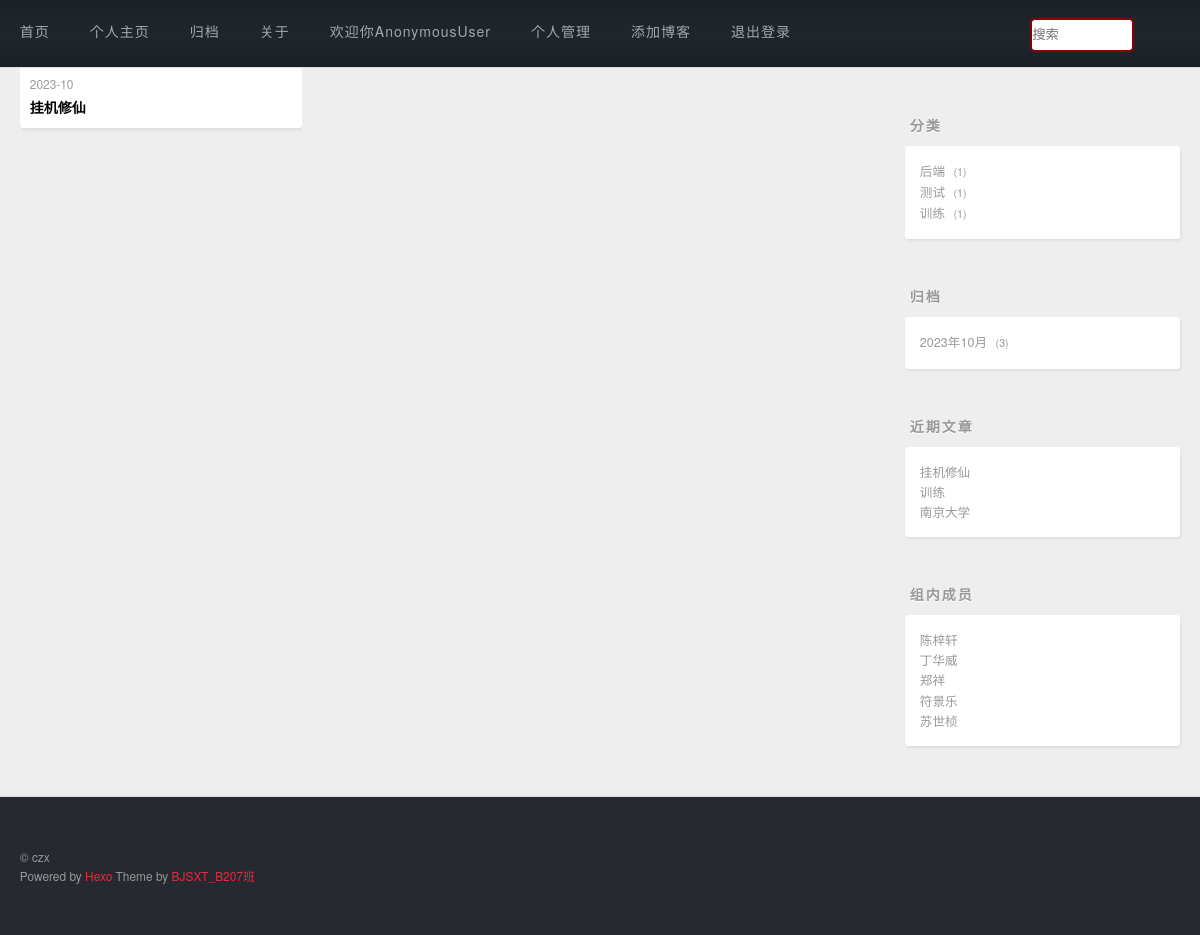
The page /post/category/4 on the database its author committed.
### post/models.py (models this page shows, shortened)
class Post(models.Model):
    user = models.ForeignKey(User, verbose_name='用户名', default=1,on_delete=models.CASCADE)
    title = models.CharField(max_length=100, unique=True, verbose_name='标题')
    desc = models.CharField(max_length=200, verbose_name='简介')
    content = RichTextField(verbose_name='内容')
    created = models.DateTimeField(auto_now_add=True)
    modified = models.DateTimeField(auto_now=True)
    isdelete = models.BooleanField(default=False, verbose_name='是否删除')
    category = models.ForeignKey(Category, verbose_name='所属类别',default=1, on_delete=models.CASCADE)
    tag = models.ManyToManyField(Tag, verbose_name='所属标签')
    class Meta:
        db_table = 't_post'
        verbose_name_plural = '帖子'

### post/views.py (the view)
# urls.py: path('category/<int:category_id>', views.getPostByCid, name='category_posts'),
def getPostByCid(request,category_id=1):
    category_id = int(category_id)
    c_post = Post.objects.filter(category__id=category_id)
    return render(request,'postlist.html',{'c_post':c_post})

### post/plus.py (called while the page is built)
def getRightInfo(request):
    r_cate_post = Post.objects.values('category__cname','category').annotate(c=Count('*')).order_by('-c')
    r_recent_post = Post.objects.order_by('-created')[:3]
    cursor = connection.cursor()
    r_file_post = cursor.execute('select created,count("*") count from t_post GROUP by strftime("%Y-%m",created) order by count desc ')
    return {'r_cate_post':r_cate_post,'r_recent_post':r_recent_post,'r_file_post':r_file_post}

def getHeaderInfo(request):
    user = request.user
    return {'user':user}

### post/templates/postlist.html (shortened to what this page needs)
{% extends 'base.html' %}
{% block main %}
    <div id="main">
        <div class="archives">
            {% for cp in c_post %}
                <article class="archive-article archive-type-post">
                  <div class="archive-article-inner">
                    <header class="archive-article-header">
                    <a href="#" class="archive-article-date">
                         <time>{{ cp.created|date:'Y-m' }}</time>
                    </a>
                     <h1 itemprop="name">
                          <a class="archive-article-title" target="_blank" href="/post/{{ cp.id }}">{{ cp.title }}</a>
                     </h1>
                     </header>
                  </div>
                </article>
            {% empty %}
                无记录
            {% endfor %}
        </div>
    </div>
{% endblock %}

### templates/right.html
<aside id="sidebar">
  <div class="widget-wrap">
    <h3 class="widget-title">分类</h3>
    <div class="widget">
      <ul class="category-list">
        {% for rc in r_cate_post %}
            <li class="category-list-item">
              <a class="category-list-link" href="/post/category/{{ rc.category }}">{{ rc.category__cname }}</a>
              <span class="category-list-count">{{ rc.c }}</span>
            </li>
        {% endfor %}
      </ul>
      </div>
  </div>
  <div class="widget-wrap">
    <h3 class="widget-title">归档</h3>
    <div class="widget">
      <ul class="archive-list">
        {% for rf in r_file_post %}
            <li class="archive-list-item">
              <a class="archive-list-link" href="/post/archive/{{ rf.0|date:'Y' }}/{{ rf.0|date:'m' }}">{{ rf.0|date:'Y' }}年{{ rf.0|date:'m' }}月</a>
              <span class="archive-list-count">{{ rf.1 }}</span>
            </li>
        {% endfor %}
      </ul>
    </div>
  </div>
  <div class="widget-wrap">
    <h3 class="widget-title">近期文章</h3>
    <div class="widget">
      <ul>
        {% for rr in r_recent_post %}
            <li>
                <a href="/post/{{ rr.id }}" target="_blank">{{ rr.title|truncatechars:'10' }}</a>
            </li>
        {% endfor %}
      </ul>
    </div>
  </div>
  <div class="widget-wrap">
    <h3 class="widget-title">组内成员</h3>
    <div class="widget">
      <ul>
          <li>
            <a href="http://www.bjsxt.com/" target="_blank">陈梓轩</a>
          </li>
          <li>
            <a href="http://www.sxt.cn/" target="_blank">丁华威</a>
          </li>
          <li>
            <a href="http://www.bjsxt.com/" target="_blank">郑祥</a>
          </li>
          <li>
            <a href="http://www.bjsxt.com/" target="_blank">符景乐</a>
          </li>
          <li>
            <a href="http://www.bjsxt.com/" target="_blank">苏世桢</a>
          </li>
      </ul>
    </div>
  </div>
</aside>

### static/css/style.css (style rules this page uses)
body { zoom: 1; width: 100%; }
body:before, body:after { content: ""; display: table; }
body:after { clear: both; }
html, body, div, span, applet, object, iframe, h1, h2, h3, h4, h5, h6, p, blockquote, pre, a, abbr, acronym, address, big, cite, code, del, dfn, em, img, ins, kbd, q, s, samp, small, strike, strong, sub, sup, tt, var, dl, dt, dd, ol, ul, li, fieldset, form, label, legend, table, caption, tbody, tfoot, thead, tr, th, td { margin: 0; padding: 0; border: 0; outline: 0; font-weight: inherit; font-style: inherit; font-family: inherit; font-size: 100%; vertical-align: baseline; }
body { line-height: 1; color: #000; background: #fff; }
ol, ul { list-style: none; }
html, body, #container { height: 100%; }
body { background: #eee; font: 14px/1.6em "瀵邦喛钂嬮梿鍛寸拨", "Microsoft Yahei", "Droid Sans", Helvetica Neue, Helvetica, Arial, sans-serif; -webkit-text-size-adjust: 100%; }
@media screen and (min-width: 768px) { #main { display: inline; float: left; width: 73.3333333333333%; margin: 0 0.8333333333333%; } }
.article-date, .article-category-link, .archive-year, .widget-title { text-decoration: none; text-transform: uppercase; letter-spacing: 2px; color: #999; margin-bottom: 1em; margin-left: 5px; line-height: 1em; text-shadow: 0 1px #fff; font-weight: bold; }
.article-inner, .archive-article-inner { background: #fff; -webkit-box-shadow: 1px 2px 3px #ddd; box-shadow: 1px 2px 3px #ddd; -webkit-border-radius: 3px; border-radius: 3px; }
.article-entry ul, .widget ul, .article-entry ol, .widget ol, .article-entry dl, .widget dl { margin: 0 20px; line-height: 1.6em; }
.article-entry ul, .widget ul { list-style: disc; }
.archives { zoom: 1; }
.archives:before, .archives:after { content: ""; display: table; }
.archives:after { clear: both; }
.archives { -webkit-column-gap: 10px; -moz-column-gap: 10px; column-gap: 10px; }
@media screen and (min-width: 768px) { .archives { -webkit-column-count: 3; -moz-column-count: 3; column-count: 3; } }
.archive-article { -webkit-column-break-inside: avoid; page-break-inside: avoid; overflow: hidden; break-inside: avoid-column; }
.archive-article-inner { padding: 10px; margin-bottom: 15px; }
.archive-article-title { text-decoration: none; font-weight: bold; color: #000; -webkit-transition: color 0.2s; -moz-transition: color 0.2s; -o-transition: color 0.2s; -ms-transition: color 0.2s; transition: color 0.2s; line-height: 1.6em; }
.archive-article-date { color: #999; text-decoration: none; font-size: 0.85em; line-height: 1em; margin-bottom: 0.5em; display: block; }
@media screen and (min-width: 768px) { #sidebar { display: inline; float: left; width: 23.3333333333333%; margin: 0 0.8333333333333%; } }
.widget-wrap { margin: 50px 0; }
.widget { color: #777; text-shadow: 0 1px #fff; background: #fff; -webkit-box-shadow: 1px 2px 3px #ddd; box-shadow: 1px 2px 3px #ddd; padding: 15px; -webkit-border-radius: 3px; border-radius: 3px; }
.widget a { color: #999; text-decoration: none; }
.widget { line-height: 1.6em; word-wrap: break-word; font-size: 0.9em; }
.widget ul, .widget ol { list-style: none; margin: 0; }
.category-list-count, .tag-list-count, .archive-list-count { padding-left: 5px; color: #999; font-size: 0.85em; }
.category-list-count:before, .tag-list-count:before, .archive-list-count:before { content: "("; }
.category-list-count:after, .tag-list-count:after, .archive-list-count:after { content: ")"; }

### rows shown on the page
Post: created "2023-10", title "挂机修仙"
Post: title "训练"
Post: title "南京大学"

### other values the page prints
{{ user }} "AnonymousUser"
{{ rc.category__cname }} "后端" "测试" "训练"
{{ rc.c }} "1" "1" "1"
{{ rf.0|date:'Y' }} "2023"
{{ rf.0|date:'m' }} "10"
{{ rf.1 }} "3"
